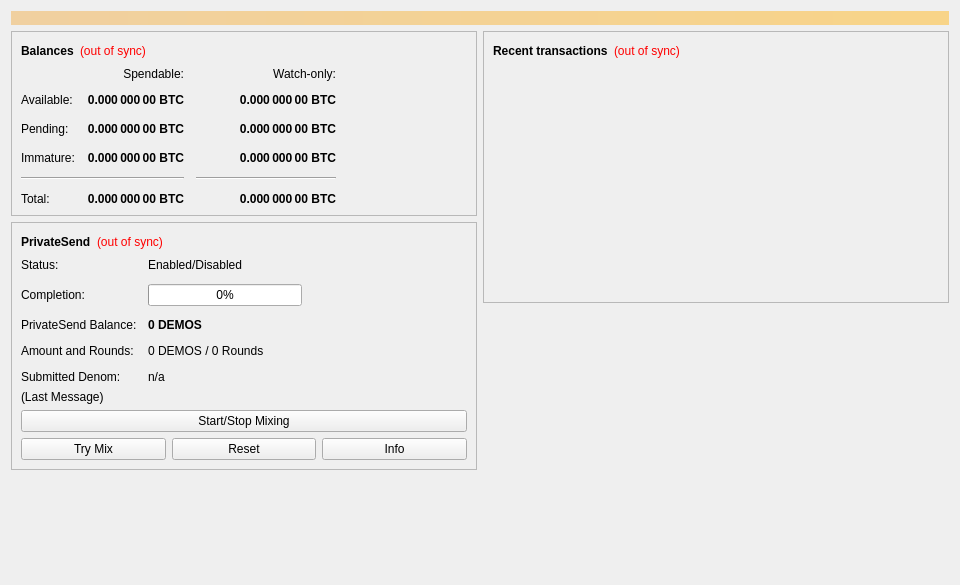
<?xml version="1.0" encoding="UTF-8"?>
<ui version="4.0">
 <class>OverviewPage</class>
 <widget class="QWidget" name="OverviewPage">
  <property name="geometry">
   <rect>
    <x>0</x>
    <y>0</y>
    <width>960</width>
    <height>585</height>
   </rect>
  </property>
  <property name="minimumSize">
   <size>
    <width>960</width>
    <height>0</height>
   </size>
  </property>
  <property name="windowTitle">
   <string>Form</string>
  </property>
  <layout class="QVBoxLayout" name="topLayout">
   <item>
    <widget class="QLabel" name="labelAlerts">
     <property name="visible">
      <bool>false</bool>
     </property>
     <property name="styleSheet">
      <string notr="true">QLabel { background-color: qlineargradient(x1: 0, y1: 0, x2: 1, y2: 0, stop:0 #F0D0A0, stop:1 #F8D488); color:#003366000; }</string>
     </property>
     <property name="wordWrap">
      <bool>true</bool>
     </property>
     <property name="margin">
      <number>3</number>
     </property>
     <property name="textInteractionFlags">
      <set>Qt::TextSelectableByMouse</set>
     </property>
    </widget>
   </item>
   <item>
    <layout class="QHBoxLayout" name="horizontalLayout" stretch="1,1">
     <item>
      <layout class="QVBoxLayout" name="verticalLayout_2">
       <item>
        <widget class="QFrame" name="frame">
         <property name="frameShape">
          <enum>QFrame::StyledPanel</enum>
         </property>
         <property name="frameShadow">
          <enum>QFrame::Raised</enum>
         </property>
         <layout class="QVBoxLayout" name="verticalLayout_4">
          <item>
           <layout class="QHBoxLayout" name="horizontalLayout_4">
            <item>
             <widget class="QLabel" name="label_5">
              <property name="font">
               <font>
                <weight>75</weight>
                <bold>true</bold>
               </font>
              </property>
              <property name="text">
               <string>Balances</string>
              </property>
             </widget>
            </item>
            <item>
             <widget class="QLabel" name="labelWalletStatus">
              <property name="toolTip">
               <string>The displayed information may be out of date. Your wallet automatically synchronizes with the Demos network after a connection is established, but this process has not completed yet.</string>
              </property>
              <property name="styleSheet">
               <string notr="true">QLabel { color: red; }</string>
              </property>
              <property name="text">
               <string notr="true">(out of sync)</string>
              </property>
              <property name="alignment">
               <set>Qt::AlignLeading|Qt::AlignLeft|Qt::AlignVCenter</set>
              </property>
             </widget>
            </item>
            <item>
             <spacer name="horizontalSpacer_3">
              <property name="orientation">
               <enum>Qt::Horizontal</enum>
              </property>
              <property name="sizeHint" stdset="0">
               <size>
                <width>40</width>
                <height>20</height>
               </size>
              </property>
             </spacer>
            </item>
           </layout>
          </item>
          <item>
           <layout class="QGridLayout" name="gridLayout">
            <property name="spacing">
             <number>12</number>
            </property>
            <item row="2" column="2">
             <widget class="QLabel" name="labelWatchPending">
              <property name="font">
               <font>
                <weight>75</weight>
                <bold>true</bold>
               </font>
              </property>
              <property name="cursor">
               <cursorShape>IBeamCursor</cursorShape>
              </property>
              <property name="toolTip">
               <string>Unconfirmed transactions to watch-only addresses</string>
              </property>
              <property name="text">
               <string notr="true">0.000 000 00 BTC</string>
              </property>
              <property name="alignment">
               <set>Qt::AlignRight|Qt::AlignTrailing|Qt::AlignVCenter</set>
              </property>
              <property name="textInteractionFlags">
               <set>Qt::LinksAccessibleByMouse|Qt::TextSelectableByKeyboard|Qt::TextSelectableByMouse</set>
              </property>
             </widget>
            </item>
            <item row="2" column="1">
             <widget class="QLabel" name="labelUnconfirmed">
              <property name="font">
               <font>
                <weight>75</weight>
                <bold>true</bold>
               </font>
              </property>
              <property name="cursor">
               <cursorShape>IBeamCursor</cursorShape>
              </property>
              <property name="toolTip">
               <string>Total of transactions that have yet to be confirmed, and do not yet count toward the spendable balance</string>
              </property>
              <property name="text">
               <string notr="true">0.000 000 00 BTC</string>
              </property>
              <property name="alignment">
               <set>Qt::AlignRight|Qt::AlignTrailing|Qt::AlignVCenter</set>
              </property>
              <property name="textInteractionFlags">
               <set>Qt::LinksAccessibleByMouse|Qt::TextSelectableByKeyboard|Qt::TextSelectableByMouse</set>
              </property>
             </widget>
            </item>
            <item row="3" column="2">
             <widget class="QLabel" name="labelWatchImmature">
              <property name="font">
               <font>
                <weight>75</weight>
                <bold>true</bold>
               </font>
              </property>
              <property name="cursor">
               <cursorShape>IBeamCursor</cursorShape>
              </property>
              <property name="toolTip">
               <string>Mined balance in watch-only addresses that has not yet matured</string>
              </property>
              <property name="text">
               <string notr="true">0.000 000 00 BTC</string>
              </property>
              <property name="alignment">
               <set>Qt::AlignRight|Qt::AlignTrailing|Qt::AlignVCenter</set>
              </property>
              <property name="textInteractionFlags">
               <set>Qt::LinksAccessibleByMouse|Qt::TextSelectableByKeyboard|Qt::TextSelectableByMouse</set>
              </property>
             </widget>
            </item>
            <item row="4" column="0" colspan="2">
             <widget class="Line" name="lineSpendableBalance">
              <property name="orientation">
               <enum>Qt::Horizontal</enum>
              </property>
             </widget>
            </item>
            <item row="4" column="2">
             <widget class="Line" name="lineWatchBalance">
              <property name="sizePolicy">
               <sizepolicy hsizetype="Preferred" vsizetype="Fixed">
                <horstretch>0</horstretch>
                <verstretch>0</verstretch>
               </sizepolicy>
              </property>
              <property name="minimumSize">
               <size>
                <width>140</width>
                <height>0</height>
               </size>
              </property>
              <property name="orientation">
               <enum>Qt::Horizontal</enum>
              </property>
             </widget>
            </item>
            <item row="5" column="0">
             <widget class="QLabel" name="labelTotalText">
              <property name="text">
               <string>Total:</string>
              </property>
             </widget>
            </item>
            <item row="3" column="1">
             <widget class="QLabel" name="labelImmature">
              <property name="font">
               <font>
                <weight>75</weight>
                <bold>true</bold>
               </font>
              </property>
              <property name="cursor">
               <cursorShape>IBeamCursor</cursorShape>
              </property>
              <property name="toolTip">
               <string>Mined balance that has not yet matured</string>
              </property>
              <property name="text">
               <string notr="true">0.000 000 00 BTC</string>
              </property>
              <property name="alignment">
               <set>Qt::AlignRight|Qt::AlignTrailing|Qt::AlignVCenter</set>
              </property>
              <property name="textInteractionFlags">
               <set>Qt::LinksAccessibleByMouse|Qt::TextSelectableByKeyboard|Qt::TextSelectableByMouse</set>
              </property>
             </widget>
            </item>
            <item row="2" column="3">
             <spacer name="horizontalSpacer_2">
              <property name="orientation">
               <enum>Qt::Horizontal</enum>
              </property>
              <property name="sizeHint" stdset="0">
               <size>
                <width>40</width>
                <height>20</height>
               </size>
              </property>
             </spacer>
            </item>
            <item row="3" column="0">
             <widget class="QLabel" name="labelImmatureText">
              <property name="text">
               <string>Immature:</string>
              </property>
             </widget>
            </item>
            <item row="5" column="1">
             <widget class="QLabel" name="labelTotal">
              <property name="font">
               <font>
                <weight>75</weight>
                <bold>true</bold>
               </font>
              </property>
              <property name="cursor">
               <cursorShape>IBeamCursor</cursorShape>
              </property>
              <property name="toolTip">
               <string>Your current total balance</string>
              </property>
              <property name="text">
               <string notr="true">0.000 000 00 BTC</string>
              </property>
              <property name="alignment">
               <set>Qt::AlignRight|Qt::AlignTrailing|Qt::AlignVCenter</set>
              </property>
              <property name="textInteractionFlags">
               <set>Qt::LinksAccessibleByMouse|Qt::TextSelectableByKeyboard|Qt::TextSelectableByMouse</set>
              </property>
             </widget>
            </item>
            <item row="5" column="2">
             <widget class="QLabel" name="labelWatchTotal">
              <property name="font">
               <font>
                <weight>75</weight>
                <bold>true</bold>
               </font>
              </property>
              <property name="cursor">
               <cursorShape>IBeamCursor</cursorShape>
              </property>
              <property name="toolTip">
               <string>Current total balance in watch-only addresses</string>
              </property>
              <property name="text">
               <string notr="true">0.000 000 00 BTC</string>
              </property>
              <property name="alignment">
               <set>Qt::AlignRight|Qt::AlignTrailing|Qt::AlignVCenter</set>
              </property>
              <property name="textInteractionFlags">
               <set>Qt::LinksAccessibleByMouse|Qt::TextSelectableByKeyboard|Qt::TextSelectableByMouse</set>
              </property>
             </widget>
            </item>
            <item row="0" column="2">
             <widget class="QLabel" name="labelWatchonly">
              <property name="text">
               <string>Watch-only:</string>
              </property>
              <property name="alignment">
               <set>Qt::AlignRight|Qt::AlignTrailing|Qt::AlignVCenter</set>
              </property>
             </widget>
            </item>
            <item row="1" column="0">
             <widget class="QLabel" name="labelBalanceText">
              <property name="text">
               <string>Available:</string>
              </property>
             </widget>
            </item>
            <item row="1" column="1">
             <widget class="QLabel" name="labelBalance">
              <property name="font">
               <font>
                <weight>75</weight>
                <bold>true</bold>
               </font>
              </property>
              <property name="cursor">
               <cursorShape>IBeamCursor</cursorShape>
              </property>
              <property name="toolTip">
               <string>Your current spendable balance</string>
              </property>
              <property name="text">
               <string notr="true">0.000 000 00 BTC</string>
              </property>
              <property name="alignment">
               <set>Qt::AlignRight|Qt::AlignTrailing|Qt::AlignVCenter</set>
              </property>
              <property name="textInteractionFlags">
               <set>Qt::LinksAccessibleByMouse|Qt::TextSelectableByKeyboard|Qt::TextSelectableByMouse</set>
              </property>
             </widget>
            </item>
            <item row="1" column="2">
             <widget class="QLabel" name="labelWatchAvailable">
              <property name="font">
               <font>
                <weight>75</weight>
                <bold>true</bold>
               </font>
              </property>
              <property name="cursor">
               <cursorShape>IBeamCursor</cursorShape>
              </property>
              <property name="toolTip">
               <string>Your current balance in watch-only addresses</string>
              </property>
              <property name="text">
               <string notr="true">0.000 000 00 BTC</string>
              </property>
              <property name="alignment">
               <set>Qt::AlignRight|Qt::AlignTrailing|Qt::AlignVCenter</set>
              </property>
              <property name="textInteractionFlags">
               <set>Qt::LinksAccessibleByMouse|Qt::TextSelectableByKeyboard|Qt::TextSelectableByMouse</set>
              </property>
             </widget>
            </item>
            <item row="2" column="0">
             <widget class="QLabel" name="labelPendingText">
              <property name="text">
               <string>Pending:</string>
              </property>
             </widget>
            </item>
            <item row="0" column="1">
             <widget class="QLabel" name="labelSpendable">
              <property name="text">
               <string>Spendable:</string>
              </property>
              <property name="alignment">
               <set>Qt::AlignRight|Qt::AlignTrailing|Qt::AlignVCenter</set>
              </property>
             </widget>
            </item>
           </layout>
          </item>
         </layout>
        </widget>
       </item>
       <item>
        <widget class="QFrame" name="framePrivateSend">
         <property name="layoutDirection">
          <enum>Qt::LeftToRight</enum>
         </property>
         <property name="frameShape">
          <enum>QFrame::StyledPanel</enum>
         </property>
         <property name="frameShadow">
          <enum>QFrame::Raised</enum>
         </property>
         <layout class="QVBoxLayout" name="VerticalLayout_PS1">
          <item>
           <layout class="QHBoxLayout" name="horizontalLayout_5">
            <item>
             <widget class="QLabel" name="labelPrivateSendHeader">
              <property name="font">
               <font>
                <weight>75</weight>
                <bold>true</bold>
               </font>
              </property>
              <property name="text">
               <string>PrivateSend</string>
              </property>
             </widget>
            </item>
            <item>
             <widget class="QLabel" name="labelPrivateSendSyncStatus">
              <property name="toolTip">
               <string>The displayed information may be out of date. Your wallet automatically synchronizes with the Demos network after a connection is established, but this process has not completed yet.</string>
              </property>
              <property name="styleSheet">
               <string notr="true">QLabel { color: red; }</string>
              </property>
              <property name="text">
               <string notr="true">(out of sync)</string>
              </property>
              <property name="alignment">
               <set>Qt::AlignLeading|Qt::AlignLeft|Qt::AlignVCenter</set>
              </property>
             </widget>
            </item>
            <item>
             <spacer name="horizontalSpacer_4">
              <property name="orientation">
               <enum>Qt::Horizontal</enum>
              </property>
              <property name="sizeHint" stdset="0">
               <size>
                <width>40</width>
                <height>20</height>
               </size>
              </property>
             </spacer>
            </item>
           </layout>
          </item>
          <item>
           <layout class="QFormLayout" name="privateSendFormLayout">
            <property name="fieldGrowthPolicy">
             <enum>QFormLayout::AllNonFixedFieldsGrow</enum>
            </property>
            <property name="horizontalSpacing">
             <number>11</number>
            </property>
            <property name="verticalSpacing">
             <number>12</number>
            </property>
            <item row="0" column="0">
             <widget class="QLabel" name="labelPrivateSendEnabledText">
              <property name="text">
               <string>Status:</string>
              </property>
             </widget>
            </item>
            <item row="0" column="1">
             <widget class="QLabel" name="labelPrivateSendEnabled">
              <property name="text">
               <string>Enabled/Disabled</string>
              </property>
             </widget>
            </item>
            <item row="1" column="0">
             <widget class="QLabel" name="labelCompletitionText">
              <property name="text">
               <string>Completion:</string>
              </property>
             </widget>
            </item>
            <item row="1" column="1">
             <widget class="QProgressBar" name="privateSendProgress">
              <property name="maximumSize">
               <size>
                <width>154</width>
                <height>16777215</height>
               </size>
              </property>
              <property name="value">
               <number>0</number>
              </property>
             </widget>
            </item>
            <item row="2" column="0">
             <widget class="QLabel" name="labelAnonymizedText">
              <property name="text">
               <string>PrivateSend Balance:</string>
              </property>
             </widget>
            </item>
            <item row="2" column="1">
             <widget class="QLabel" name="labelAnonymized">
              <property name="font">
               <font>
                <weight>75</weight>
                <bold>true</bold>
               </font>
              </property>
              <property name="text">
               <string notr="true">0 DEMOS</string>
              </property>
             </widget>
            </item>
            <item row="3" column="0">
             <widget class="QLabel" name="labelAmountAndRoundsText">
              <property name="text">
               <string>Amount and Rounds:</string>
              </property>
             </widget>
            </item>
            <item row="3" column="1">
             <widget class="QLabel" name="labelAmountRounds">
              <property name="text">
               <string>0 DEMOS / 0 Rounds</string>
              </property>
             </widget>
            </item>
            <item row="4" column="0">
             <widget class="QLabel" name="labelSubmittedDenomText">
              <property name="text">
               <string>Submitted Denom:</string>
              </property>
             </widget>
            </item>
            <item row="4" column="1">
             <widget class="QLabel" name="labelSubmittedDenom">
              <property name="toolTip">
               <string>The denominations you submitted to the Masternode.&lt;br&gt;To mix, other users must submit the exact same denominations.</string>
              </property>
              <property name="text">
               <string>n/a</string>
              </property>
             </widget>
            </item>
           </layout>
          </item>
          <item>
           <layout class="QVBoxLayout" name="VerticalLayout_PS">
            <item>
             <widget class="QLabel" name="labelPrivateSendLastMessage">
              <property name="text">
               <string>(Last Message)</string>
              </property>
              <property name="alignment">
               <set>Qt::AlignLeading|Qt::AlignLeft|Qt::AlignTop</set>
              </property>
              <property name="wordWrap">
               <bool>true</bool>
              </property>
             </widget>
            </item>
            <item>
             <widget class="QPushButton" name="togglePrivateSend">
              <property name="sizePolicy">
               <sizepolicy hsizetype="MinimumExpanding" vsizetype="Fixed">
                <horstretch>0</horstretch>
                <verstretch>0</verstretch>
               </sizepolicy>
              </property>
              <property name="text">
               <string>Start/Stop Mixing</string>
              </property>
             </widget>
            </item>
            <item>
             <layout class="QHBoxLayout" name="horizontalLayout_debugbuttons">
              <item>
               <widget class="QPushButton" name="privateSendAuto">
                <property name="sizePolicy">
                 <sizepolicy hsizetype="MinimumExpanding" vsizetype="Fixed">
                  <horstretch>0</horstretch>
                  <verstretch>0</verstretch>
                 </sizepolicy>
                </property>
                <property name="toolTip">
                 <string>Try to manually submit a PrivateSend request.</string>
                </property>
                <property name="text">
                 <string>Try Mix</string>
                </property>
               </widget>
              </item>
              <item>
               <widget class="QPushButton" name="privateSendReset">
                <property name="sizePolicy">
                 <sizepolicy hsizetype="MinimumExpanding" vsizetype="Fixed">
                  <horstretch>0</horstretch>
                  <verstretch>0</verstretch>
                 </sizepolicy>
                </property>
                <property name="toolTip">
                 <string>Reset the current status of PrivateSend (can interrupt PrivateSend if it's in the process of Mixing, which can cost you money!)</string>
                </property>
                <property name="autoFillBackground">
                 <bool>false</bool>
                </property>
                <property name="text">
                 <string>Reset</string>
                </property>
               </widget>
              </item>
              <item>
               <widget class="QPushButton" name="privateSendInfo">
                <property name="sizePolicy">
                 <sizepolicy hsizetype="MinimumExpanding" vsizetype="Fixed">
                  <horstretch>0</horstretch>
                  <verstretch>0</verstretch>
                 </sizepolicy>
                </property>
                <property name="toolTip">
                 <string>Information about PrivateSend and Mixing</string>
                </property>
                <property name="text">
                 <string>Info</string>
                </property>
               </widget>
              </item>
             </layout>
            </item>
           </layout>
          </item>
         </layout>
        </widget>
       </item>
       <item>
        <spacer name="verticalSpacer">
         <property name="orientation">
          <enum>Qt::Vertical</enum>
         </property>
         <property name="sizeHint" stdset="0">
          <size>
           <width>20</width>
           <height>40</height>
          </size>
         </property>
        </spacer>
       </item>
      </layout>
     </item>
     <item>
      <layout class="QVBoxLayout" name="verticalLayout_3">
       <item>
        <widget class="QFrame" name="frame_2">
         <property name="frameShape">
          <enum>QFrame::StyledPanel</enum>
         </property>
         <property name="frameShadow">
          <enum>QFrame::Raised</enum>
         </property>
         <layout class="QVBoxLayout" name="verticalLayout">
          <item>
           <layout class="QHBoxLayout" name="horizontalLayout_2">
            <item>
             <widget class="QLabel" name="label_4">
              <property name="font">
               <font>
                <weight>75</weight>
                <bold>true</bold>
               </font>
              </property>
              <property name="text">
               <string>Recent transactions</string>
              </property>
             </widget>
            </item>
            <item>
             <widget class="QLabel" name="labelTransactionsStatus">
              <property name="toolTip">
               <string>The displayed information may be out of date. Your wallet automatically synchronizes with the Demos network after a connection is established, but this process has not completed yet.</string>
              </property>
              <property name="styleSheet">
               <string notr="true">QLabel { color: red; }</string>
              </property>
              <property name="text">
               <string notr="true">(out of sync)</string>
              </property>
              <property name="alignment">
               <set>Qt::AlignLeading|Qt::AlignLeft|Qt::AlignVCenter</set>
              </property>
             </widget>
            </item>
            <item>
             <spacer name="horizontalSpacer">
              <property name="orientation">
               <enum>Qt::Horizontal</enum>
              </property>
              <property name="sizeHint" stdset="0">
               <size>
                <width>40</width>
                <height>20</height>
               </size>
              </property>
             </spacer>
            </item>
           </layout>
          </item>
          <item>
           <widget class="QListView" name="listTransactions">
            <property name="styleSheet">
             <string notr="true">QListView { background: transparent; }</string>
            </property>
            <property name="frameShape">
             <enum>QFrame::NoFrame</enum>
            </property>
            <property name="verticalScrollBarPolicy">
             <enum>Qt::ScrollBarAlwaysOff</enum>
            </property>
            <property name="horizontalScrollBarPolicy">
             <enum>Qt::ScrollBarAlwaysOff</enum>
            </property>
            <property name="selectionMode">
             <enum>QAbstractItemView::NoSelection</enum>
            </property>
           </widget>
          </item>
         </layout>
        </widget>
       </item>
       <item>
        <spacer name="verticalSpacer_2">
         <property name="orientation">
          <enum>Qt::Vertical</enum>
         </property>
         <property name="sizeHint" stdset="0">
          <size>
           <width>20</width>
           <height>40</height>
          </size>
         </property>
        </spacer>
       </item>
      </layout>
     </item>
    </layout>
   </item>
  </layout>
 </widget>
 <resources/>
 <connections/>
</ui>
